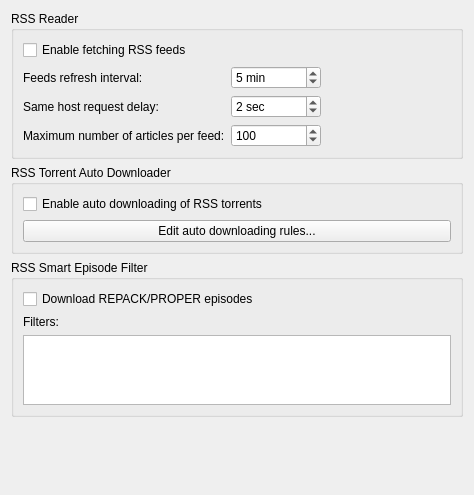
          <widget class="QWidget" name="scrollAreaWidgetContents_5">
           <property name="geometry">
            <rect>
             <x>0</x>
             <y>0</y>
             <width>474</width>
             <height>495</height>
            </rect>
           </property>
           <layout class="QVBoxLayout" name="verticalLayout_27">
            <item>
             <widget class="QGroupBox" name="groupRSSReader">
              <property name="title">
               <string>RSS Reader</string>
              </property>
              <layout class="QVBoxLayout" name="verticalLayout_26">
               <item>
                <widget class="QCheckBox" name="checkRSSEnable">
                 <property name="text">
                  <string>Enable fetching RSS feeds</string>
                 </property>
                </widget>
               </item>
               <item>
                <layout class="QGridLayout" name="gridLayout_5">
                 <item row="0" column="0">
                  <widget class="QLabel" name="label_111">
                   <property name="text">
                    <string>Feeds refresh interval:</string>
                   </property>
                  </widget>
                 </item>
                 <item row="1" column="1">
                  <widget class="QSpinBox" name="spinRSSFetchDelay">
                   <property name="suffix">
                    <string> sec</string>
                   </property>
                   <property name="maximum">
                    <number>2147483646</number>
                   </property>
                   <property name="value">
                    <number>2</number>
                   </property>
                  </widget>
                 </item>
                 <item row="1" column="0">
                  <widget class="QLabel" name="labelRSSFetchDelay">
                   <property name="text">
                    <string>Same host request delay:</string>
                   </property>
                  </widget>
                 </item>
                 <item row="0" column="1">
                  <widget class="QSpinBox" name="spinRSSRefreshInterval">
                   <property name="suffix">
                    <string> min</string>
                   </property>
                   <property name="minimum">
                    <number>1</number>
                   </property>
                   <property name="maximum">
                    <number>999999</number>
                   </property>
                   <property name="value">
                    <number>5</number>
                   </property>
                  </widget>
                 </item>
                 <item row="0" column="2">
                  <spacer name="horizontalSpacer_6">
                   <property name="orientation">
                    <enum>Qt::Orientation::Horizontal</enum>
                   </property>
                   <property name="sizeHint" stdset="0">
                    <size>
                     <width>40</width>
                     <height>20</height>
                    </size>
                   </property>
                  </spacer>
                 </item>
                 <item row="2" column="1">
                  <widget class="QSpinBox" name="spinRSSMaxArticlesPerFeed">
                   <property name="maximum">
                    <number>2147483646</number>
                   </property>
                   <property name="value">
                    <number>100</number>
                   </property>
                  </widget>
                 </item>
                 <item row="2" column="0">
                  <widget class="QLabel" name="label_12">
                   <property name="text">
                    <string>Maximum number of articles per feed:</string>
                   </property>
                  </widget>
                 </item>
                </layout>
               </item>
              </layout>
             </widget>
            </item>
            <item>
             <widget class="QGroupBox" name="groupRSSAutoDownloader">
              <property name="title">
               <string>RSS Torrent Auto Downloader</string>
              </property>
              <layout class="QVBoxLayout" name="verticalLayout_21">
               <item>
                <widget class="QCheckBox" name="checkRSSAutoDownloaderEnable">
                 <property name="text">
                  <string>Enable auto downloading of RSS torrents</string>
                 </property>
                </widget>
               </item>
               <item>
                <widget class="QPushButton" name="btnEditRules">
                 <property name="text">
                  <string>Edit auto downloading rules...</string>
                 </property>
                </widget>
               </item>
              </layout>
             </widget>
            </item>
            <item>
             <widget class="QGroupBox" name="groupRSSSmartEpisodeFilter">
              <property name="title">
               <string>RSS Smart Episode Filter</string>
              </property>
              <layout class="QVBoxLayout" name="verticalLayout_31">
               <item>
                <widget class="QCheckBox" name="checkSmartFilterDownloadRepacks">
                 <property name="text">
                  <string>Download REPACK/PROPER episodes</string>
                 </property>
                </widget>
               </item>
               <item>
                <widget class="QLabel" name="label_5">
                 <property name="text">
                  <string>Filters:</string>
                 </property>
                </widget>
               </item>
               <item>
                <widget class="QPlainTextEdit" name="textSmartEpisodeFilters"/>
               </item>
              </layout>
             </widget>
            </item>
            <item>
             <spacer name="verticalSpacer_5">
              <property name="orientation">
               <enum>Qt::Orientation::Vertical</enum>
              </property>
              <property name="sizeHint" stdset="0">
               <size>
                <width>20</width>
                <height>200</height>
               </size>
              </property>
             </spacer>
            </item>
           </layout>
          </widget>
